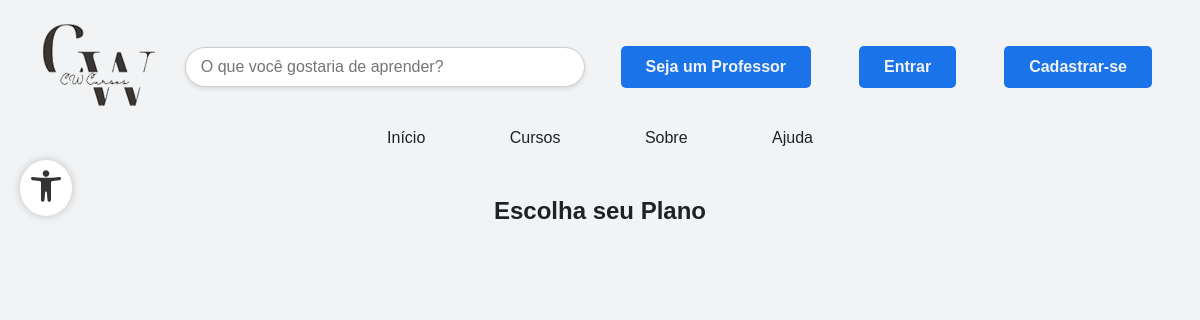
/TelaInicial/planos.php, run on an earlier commit of the app's database.
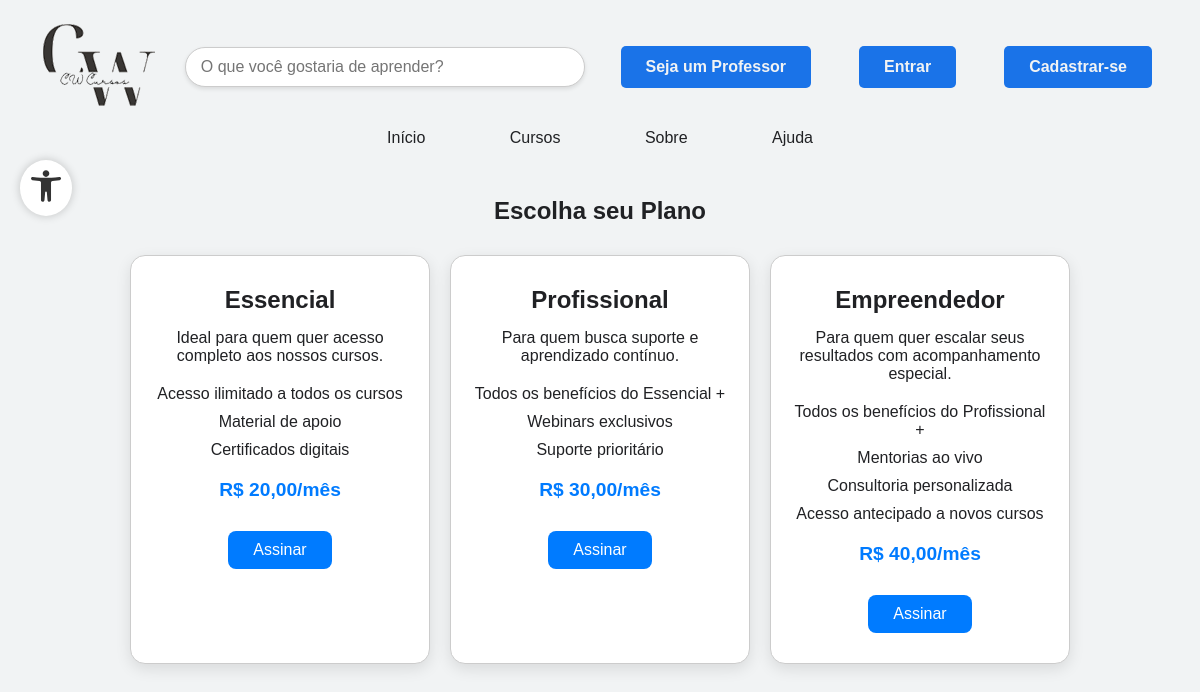
And on a later commit of the database.
### tables this page shows
CREATE TABLE IF NOT EXISTS `planos` (
  `id` int NOT NULL AUTO_INCREMENT,
  `nome` varchar(50) NOT NULL,
  `descricao` text,
  `preco` decimal(10,2) NOT NULL,
  `beneficios` text,
  `data_criacao` datetime DEFAULT CURRENT_TIMESTAMP,
  `ativo` tinyint(1) DEFAULT '1',
  PRIMARY KEY (`id`)
);

### TelaInicial/planos.php (the view, shortened to what this page needs)
<?php
include_once '../funcoes/conexao.php';
$sql = "SELECT * FROM planos WHERE ativo = 1";
$result = mysqli_query($conexao, $sql);
?>
<!DOCTYPE html>
<html lang="pt-BR">
<head>
    <link rel="stylesheet" href="css/planos.css">
    <link rel="stylesheet" href="partials/style.css">
</head>
<body>
    <div class="header-main">
        <?php include 'partials/header.php'; ?>
    </div>
    <main>
        <div class="container">
            <div class="content-main">
                <section class="planos-section">
                    <h2>Escolha seu Plano</h2>
                    <div class="planos-container">
                        <?php while ($plano = mysqli_fetch_assoc($result)): ?>
                            <div class="plano-card">
                                <h3><?= $plano['nome'] ?></h3>
                                <p><?= $plano['descricao'] ?></p>
                                <ul>
                                    <?php
                                    $beneficios = explode("\n", $plano['beneficios']);
                                    foreach ($beneficios as $b) echo "<li>$b</li>";
                                    ?>
                                </ul>
                                <p class="preco">R$ <?= number_format($plano['preco'], 2, ',', '.') ?>/mês</p>
                                <a href="assinar_plano.php?plano=<?= urlencode($plano['nome']) ?>" class="btn-assinar">Assinar</a>
                            </div>
                        <?php endwhile; ?>
                    </div>
                </section>
            </div>
    </main>
</body>
</html>

What changed in the data, as far as the page shows it:
added planos: nome "Essencial", descricao "Ideal para quem quer acesso completo aos nossos cursos.", beneficios "Acesso ilimitado a todos os cursos", beneficios "Material de apoio", beneficios "Certificados digitais", preco "20,00"
added planos: nome "Profissional", descricao "Para quem busca suporte e aprendizado contínuo.", beneficios "Todos os benefícios do Essencial +", beneficios "Webinars exclusivos", beneficios "Suporte prioritário", preco "30,00"
added planos: nome "Empreendedor", descricao "Para quem quer escalar seus resultados com acompanhamento especial.", beneficios "Todos os benefícios do Profissional +", beneficios "Mentorias ao vivo", beneficios "Consultoria personalizada", beneficios "Acesso antecipado a novos cursos", preco "40,00"
